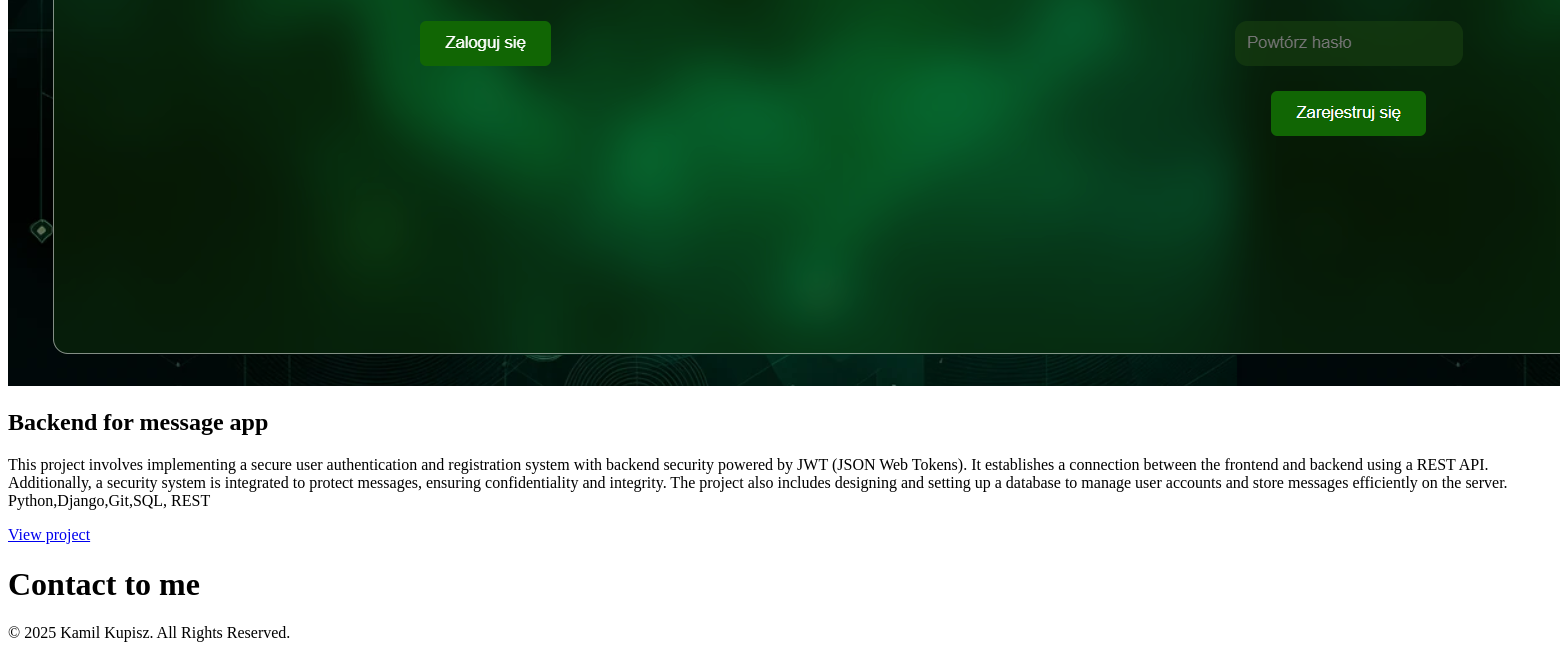
/ (lower part), run on an earlier commit of the app's database.
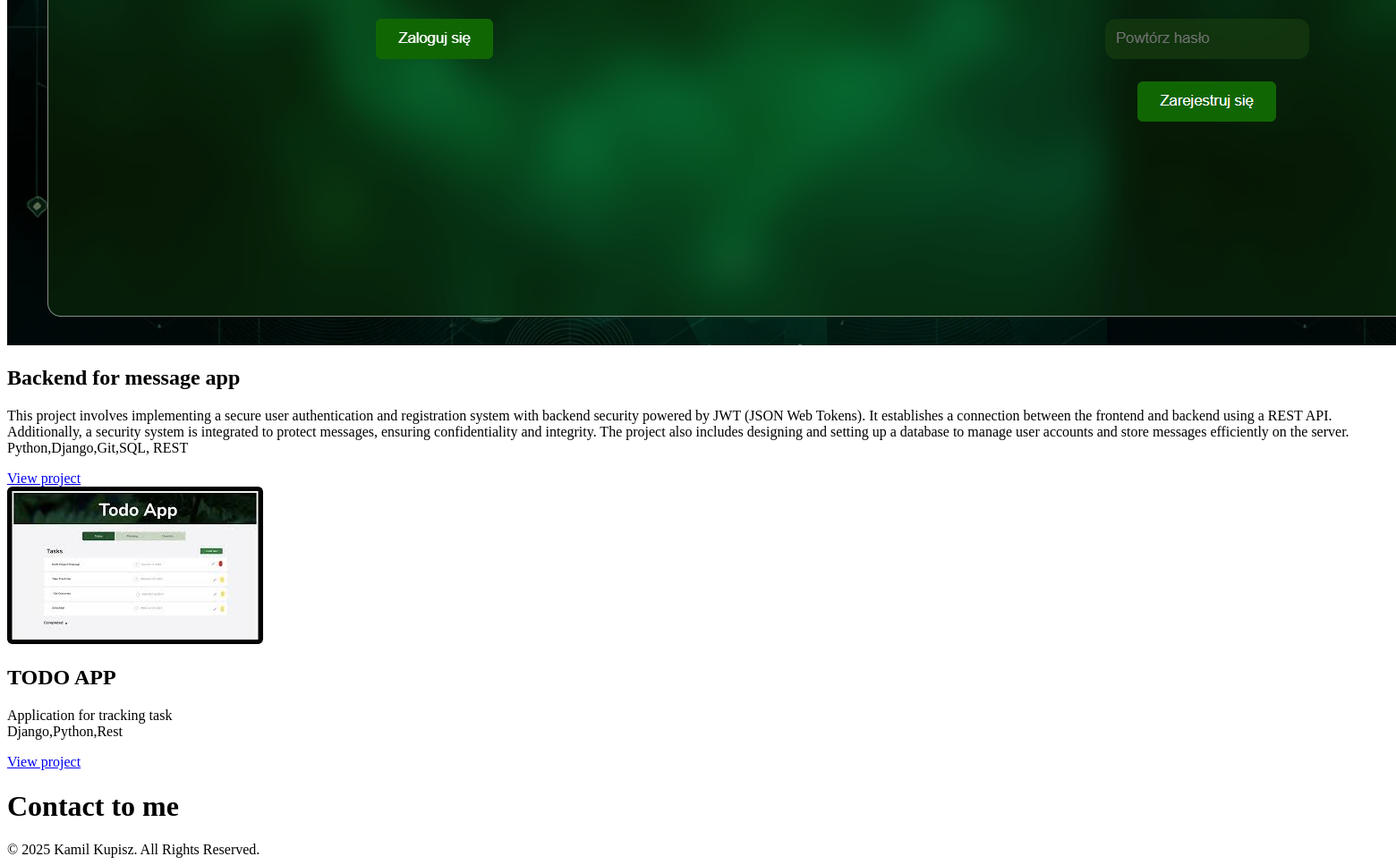
And on a later commit of the database.
### portfolio/models.py (models this page shows, shortened)
class Project(models.Model):
    title = models.CharField(max_length=100)
    description = models.TextField()
    technology = models.TextField()
    image = models.ImageField(upload_to='portfolio/images/')
    url = models.URLField(blank=True)

### portfolio/views.py (the view)
# urls.py: 2. Add a URL to urlpatterns:  path('', views.home, name='home')
def home(request):
    projects = Project.objects.all()
    technologies = Technologies.objects.all()
    context = {
        'context': projects,
        'technologies': technologies
        }
    return render(request, 'portfolio/index.html', context)

### portfolio/templates/portfolio/index.html (shortened to what this page needs)
{% load sass_tags %}
{% load static %}
<!DOCTYPE html>
<html>
    <head>
        <link href="{% sass_src 'stylesheets/portfolio/index.scss' %}" rel="stylesheet" type="text/css" />
    </head>
    <body>
        <div class="main">
            <div class="main-body">
                <div class="projects_main" id="projects">
                    <div class="projects">
                        {% for x in context %}
                        <div class="project" id=project{{x.id}}>
                            <div class="project-image">
                                <img src="{{media_url}}{{x.image.url}}" alt="Project image" />
                            </div>
                            <div class="project-text">
                                <h2>{{x.title}}</h2>
                                <div class="project-description">
                                    <p>{{x.description}} <br/>
                                        {{x.technology}}
                                    </p>
                                </div>
                                <a href="{{x.url}}">View project</a>
                            </div>
                        </div>
                        {% endfor %}
                    </div>
                </div>
                <div class="contact" id="contact">
                    <h1>Contact to me</h1>
                </div>
            </div>
            <div class="footer">
                © 2025 Kamil Kupisz. All Rights Reserved.
            </div>
        </div>
    </body>
</html>

What changed in the data, as far as the page shows it:
added Project: image (picture), title "TODO APP", description "Application for tracking task", technology "Django,Python,Rest"
